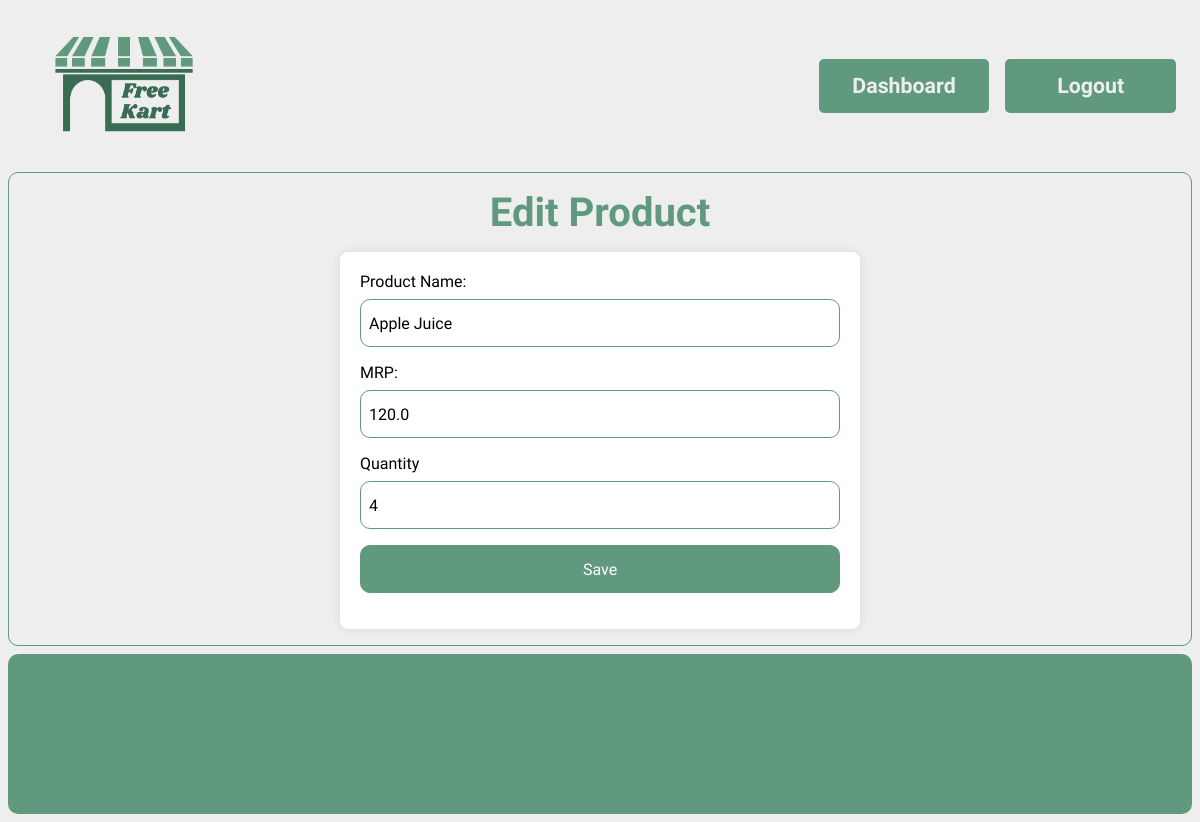
Page /dashboard/edit/3 (signed in) on the committed database.
### models.py (models this page shows, shortened)
class Product(db.Model):
    __tablename__ = "products"
    id = db.Column(db.Integer, primary_key=True, autoincrement=True)
    expiry = db.Column(db.DateTime, nullable=False)
    pic = db.Column(db.String(50), nullable=False, default="")
    name = db.Column(db.String(50), nullable=False)
    quantity = db.Column(db.Integer, nullable=False)
    price = db.Column(db.Float, nullable=False)
    category = db.Column(db.String(25), nullable=False)
    seller_id = db.Column(db.Integer, db.ForeignKey('sellers.id'), nullable=False)

### routes/core.py (the view)
@core.route("/dashboard/edit/<int:id>")
def edit_product(id):
    seller = auth_seller()
    if not seller:
        return '',404
    product = Product.query.get(id)
    return render_template("edit.html", seller=seller, product=product)

### routes/core.py (called while the page is built)
def auth_seller():
    if 'user_id' not in session or 'type' not in session or session['type'] != 'seller':
        return None
    seller = Seller.query.get(session['user_id'])
    if not seller:
        return None
    return seller

### templates/edit.html (shortened to what this page needs)
{% extends "base.html" %}
{% block head %}
<link rel="stylesheet" href="{{
    url_for('static', filename = 'css/add.css')
}}">
{% endblock %}
{% block content %}
    <div class="display">
        <div class="heading">
           Edit Product
        </div>
        <div class="products">
          <form action="/submit" id="addForm" enctype="multipart/form-data">
              <label for="productName">Product Name:</label>
              <input type="text" value="{{ product.name }}" id="productName" name="name" required><br>
              <label for="mrp">MRP:</label>
      <input type="number" id="mrp" value="{{ product.price }}" name="price" required><br>
              <label for="quantity">Quantity</label>
      <input type="number" id="quantity" value="{{product.quantity}}" name="quantity" required><br>
              <input type="submit" value="Save">
          </form>
        </div>
    </div>
{% endblock %}

### static/css/global.css (style rules this page uses)
:root { --primary : #61997e; --white : #eeeeee; --content-font : 'Signika Negative' }
html { background-color: var(--white); }
* { margin: none; padding: none; border: none; outline: none; }
body { display: flex; flex-direction: column; gap: 0.5em; }
.display { display: flex; flex-direction: column; align-items: center; gap: 1em; padding: 1em; height: auto; border-radius: 10px; border:1px solid var(--primary); }
.heading { font-family: var(--content-font); font-size: 30pt; font-weight: 700; color: var(--primary); }
input { border: 1px solid var(--primary); height: 3em; font-family: var(--content-font); font-size: 12pt; padding: 0 1em; border-radius: 5px; }
.products { display: grid; width: 90%; grid-template-columns: repeat(auto-fill, minmax(200px, 1fr)); gap: 2em; }

### static/css/add.css (style rules this page uses)
* { user-select: none; }
.products { display: flex; flex-direction: column; align-items: center; gap: 1em; }
form { background-color: #fff; padding: 20px; border-radius: 8px; box-shadow: 0 0 10px rgba(0, 0, 0, 0.1); width: 30rem; }
label { display: block; margin-bottom: 8px; font-family: var(--content-font); }
input, select { width: 100%; padding: 8px; margin-bottom: 16px; box-sizing: border-box; border: 1px solid var(--primary); border-radius: 10px; }
input[type="submit"] { background-color: var(--primary); color: #fff; cursor: pointer; }

### rows in the picture
Product: name "Apple Juice", price "120.0", quantity "4"
